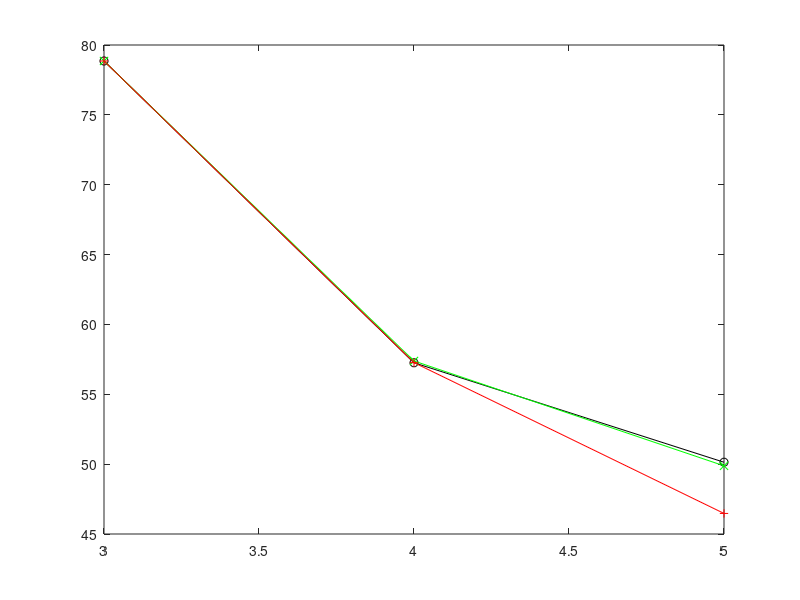
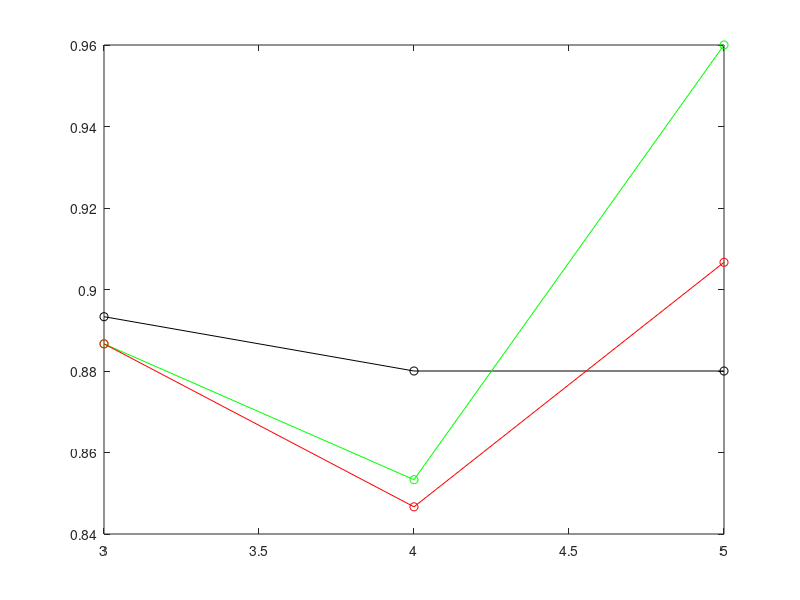
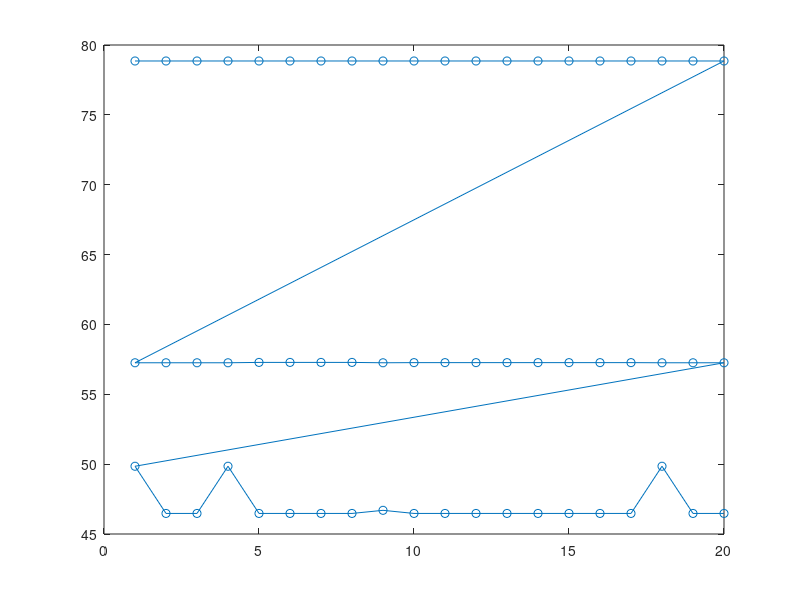
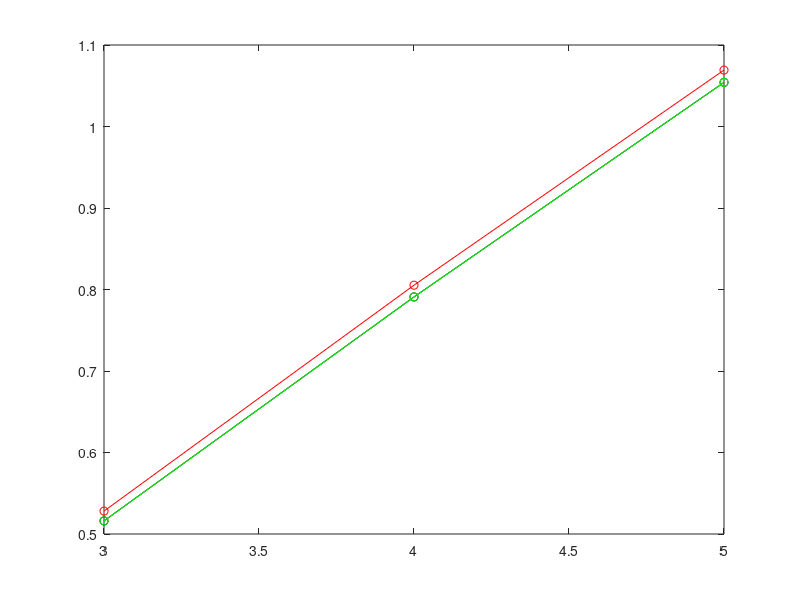

MATLAB code to generate these figures, in order: (Note: this script raises an error after producing the figures.)
%TODO x axis make it whole numbers

%cluster representation with centroids (normal, global, kd)
%       - centroid, seeds
%   - one plot for MNIST
%   - one plot for gaussian (separated, overlapping)
%SSE for different k
%       - k vakue, SSEs
%   - one plot for MNIST
%   - one plot for gaussian (separated, overlapping)
%accuracy / purity (average of purity of all clusters)
%       -k value purity
%   - one plot for MNIST
%   - one plot for gaussian (separated, overlapping)

%Iris

sse = csvread('Iris_SSE.dat');
figure(22);
plot(sse(:,1),sse(:,2), '-ko')
hold on
plot(sse(:,1), sse(:,3), '-gx')
hold on
plot(sse(:,1),sse(:,4), '-r+');

purity = csvread('Iris_Purity.dat');
figure(23);
plot(purity(:,1),purity(:,2), '-ko');
hold on
plot(purity(:,1),purity(:,3), '-go');
hold on
plot(purity(:,1),purity(:,4), '-ro');
hold on

kd = csvread('Iris_KD.dat');
figure(24);
plot(kd(:,1),kd(:,2), '-o');

runtime = csvread('Iris_runtime.dat');
figure(25);
plot(runtime(:,1),runtime(:,2), '-ko');
hold on
plot(runtime(:,1),runtime(:,3), '-go');
hold on
plot(runtime(:,1),runtime(:,4), '-ro');
hold on

seeds = csvread('Iris_seeds.dat');
centroid1 = csvread('Iris_centroid_1.dat');
centroid2 = csvread('Iris_centroid_2.dat');
centroid3 = csvread('Iris_centroid_3.dat');

figure(26);
plot(seeds(:,1),seeds(:,2),'g.',centroid1(:,1),centroid1(:,2),'k.',centroid1(:,1),centroid1(:,2),'kx');

figure(27);
plot(seeds(:,1),seeds(:,2),'g.',centroid2(:,1),centroid2(:,2),'k.',centroid2(:,1),centroid2(:,2),'kx');

figure(28);
plot(seeds(:,1),seeds(:,2),'g.',centroid3(:,1),centroid3(:,2),'k.',centroid3(:,1),centroid3(:,2),'kx');

%-----------------------------
%MINST dataset

% sse1 = csvread('MNIST_SSE.dat');
% figure(1);
% plot(sse1(:,1),sse1(:,2), '-o');
% 
% purity1 = csvread('MNIST_Purity.dat');
% figure(2);
% plot(purity1(:,1),purity1(:,2), '-o');
% 
% kd1 = csvread('MNIST_KD.dat');
% figure(3);
% plot(kd1(:,1),kd1(:,2), '-o');
% 
% runtime1 = csvread('MNIST_runtime.dat');
% figure(4);
% plot(runtime1(:,1),runtime1(:,2), '-o');
% 
% seeds1 = csvread('MNIST_seeds.dat');
% centroid11 = csvread('MNIST_centroid_1.dat');
% centroid12 = csvread('MNIST_centroid_2.dat');
% centroid13 = csvread('MNIST_centroid_3.dat');
% 
% figure(5);
% plot(seeds1(:,1),seeds1(:,2),'g.',centroid11(:,1),centroid11(:,2),'k.',centroid11(:,1),centroid11(:,2),'kx');
% 
% figure(6);
% plot(seeds1(:,1),seeds1(:,2),'g.',centroid12(:,1),centroid12(:,2),'k.',centroid12(:,1),centroid12(:,2),'kx');
% 
% figure(7);
% plot(seeds1(:,1),seeds1(:,2),'g.',centroid13(:,1),centroid13(:,2),'k.',centroid13(:,1),centroid13(:,2),'kx');
% 
% %-----------------------------
% %Overlapping Gaussian Mixture
% 
% sse2 = csvread('Overlapping_SSE.dat');
% figure(8);
% plot(sse2(:,1),sse2(:,2), '-o');
% 
% purity2 = csvread('Overlapping_Purity.dat');
% figure(9);
% plot(purity2(:,1),purity2(:,2), '-o');
% 
% kd2 = csvread('Overlapping_KD.dat');
% figure(10);
% plot(kd2(:,1),kd2(:,2), '-o');
% 
% 
% runtime2 = csvread('Overlapping_runtime.dat');
% figure(11);
% plot(runtime2(:,1),runtime2(:,2), '-o');
% 
% seeds2 = csvread('Overlapping_seeds.dat');
% centroid21 = csvread('Overlapping_centroid_1.dat');
% centroid22 = csvread('Overlapping_centroid_2.dat');
% centroid23 = csvread('Overlapping_centroid_3.dat');
% 
% figure(12);
% plot(seeds2(:,1),seeds2(:,2),'g.',centroid21(:,1),centroid21(:,2),'k.',centroid21(:,1),centroid21(:,2),'kx');
% 
% figure(13);
% plot(seeds2(:,1),seeds2(:,2),'g.',centroid22(:,1),centroid22(:,2),'k.',centroid22(:,1),centroid22(:,2),'kx');
% 
% figure(14);
% plot(seeds2(:,1),seeds2(:,2),'g.',centroid23(:,1),centroid23(:,2),'k.',centroid23(:,1),centroid23(:,2),'kx');
% 
% %-----------------------------
% %Overlapping Gaussian Mixture
% 
% sse3 = csvread('Separate_SSE.dat');
% figure(15);
% plot(sse3(:,1),sse3(:,2), '-o');
% 
% purity3 = csvread('Separate_Purity.dat');
% figure(16);
% plot(purity3(:,1),purity3(:,2), '-o');
% 
% kd3 = csvread('Separate_KD.dat');
% figure(17);
% plot(kd3(:,1),kd3(:,2), '-o');
% 
% runtime3 = csvread('Separate_runtime.dat');
% figure(18);
% plot(runtime3(:,1),runtime3(:,2), '-o');
% 
% seeds3 = csvread('Separate_seeds.dat');
% centroid31 = csvread('Separate_centroid_1.dat');
% centroid32 = csvread('Separate_centroid_2.dat');
% centroid33 = csvread('Separate_centroid_3.dat');
% 
% figure(19);
% plot(seeds3(:,1),seeds3(:,2),'g.',centroid31(:,1),centroid31(:,2),'k.',centroid31(:,1),centroid31(:,2),'kx');
% 
% figure(20);
% plot(seeds3(:,1),seeds3(:,2),'g.',centroid32(:,1),centroid32(:,2),'k.',centroid32(:,1),centroid32(:,2),'kx');
% 
% figure(21);
% plot(seeds3(:,1),seeds3(:,2),'g.',centroid33(:,1),centroid33(:,2),'k.',centroid33(:,1),centroid33(:,2),'kx');



        
        
